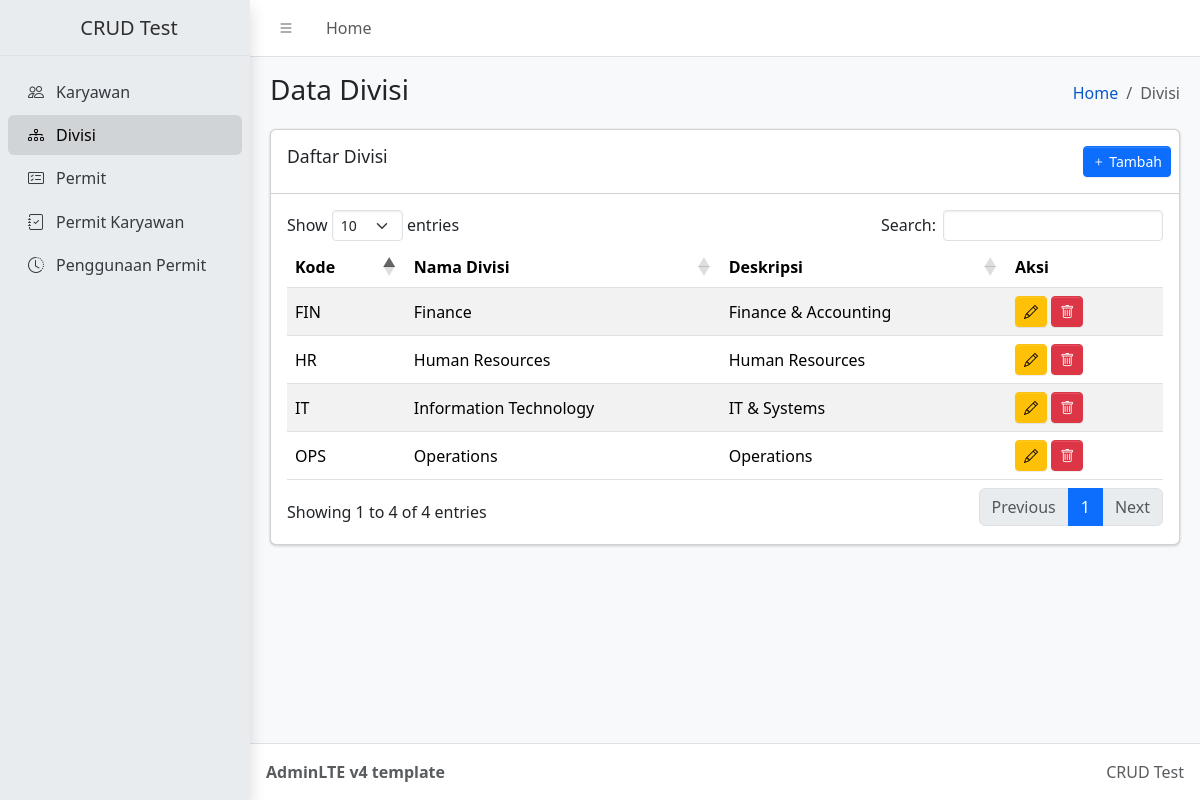
The page /view/divisi.php on the database its author committed.
### tables this page shows
CREATE TABLE `division` (
  `id` bigint(20) unsigned NOT NULL AUTO_INCREMENT,
  `division_name` varchar(100) NOT NULL,
  `divisi_code` varchar(5) DEFAULT NULL,
  `description` text,
  `created_at` timestamp NOT NULL DEFAULT CURRENT_TIMESTAMP,
  `updated_at` timestamp NOT NULL DEFAULT CURRENT_TIMESTAMP ON UPDATE CURRENT_TIMESTAMP,
  PRIMARY KEY (`id`),
  UNIQUE KEY `division_name` (`division_name`),
  UNIQUE KEY `uq_divisi_code` (`divisi_code`)
);

### controller/divisiController.php (called while the page is built, shortened)
<?php
class DivisiController
{
    private $conn;
    public function __construct($conn)
    {
        $this->conn = $conn;
    }
    public function all()
    {
        $sql = "SELECT * FROM division ORDER BY division_name ASC";
        $result = mysql_query($sql, $this->conn);
        $rows = array();
        while ($row = mysql_fetch_assoc($result)) {
            $rows[] = $row;
        }
        return $rows;
    }
}
?>

### view/divisi.php (the view, shortened to what this page needs)
<?php
require_once __DIR__ . '/../controller/divisiController.php';
$divisiController = new DivisiController($conn);
$divisions = $divisiController->all();
?>
<!doctype html>
<html lang="en" data-bs-theme="light">
  <head>
    <link rel="stylesheet" href="https://cdn.jsdelivr.net/npm/@fontsource/source-sans-3@5.3.0/index.css" media="print" onload="this.media = 'all'" />
    <link rel="stylesheet" href="https://cdn.jsdelivr.net/npm/overlayscrollbars@2.16.0/styles/overlayscrollbars.min.css" />
    <link rel="stylesheet" href="https://cdn.jsdelivr.net/npm/bootstrap-icons@1.13.1/font/bootstrap-icons.min.css" />
    <link rel="stylesheet" href="../frontend_template/admin-lte-v4.10.1/dist/css/adminlte.css" />
    <link rel="stylesheet" href="https://cdn.datatables.net/1.13.8/css/dataTables.bootstrap5.min.css" />
  </head>
  <body class="layout-fixed sidebar-expand-lg bg-body-tertiary">
    <div class="app-wrapper">
      <nav class="app-header navbar navbar-expand bg-body">
        <div class="container-fluid">
          <ul class="navbar-nav">
            <li class="nav-item">
              <a class="nav-link" data-lte-toggle="sidebar" href="#" role="button" aria-label="Toggle sidebar"><i class="bi bi-list"></i></a>
            </li>
            <li class="nav-item d-none d-md-block"><a href="home.php" class="nav-link">Home</a></li>
          </ul>
        </div>
      </nav>
      <?php include __DIR__ . '/sidebar.php'; ?>
      <main class="app-main">
        <div class="app-content-header">
          <div class="container-fluid">
            <div class="row">
              <div class="col-sm-6"><h1 class="mb-0 fs-3">Data Divisi</h1></div>
              <div class="col-sm-6">
                <nav aria-label="breadcrumb">
                  <ol class="breadcrumb float-sm-end">
                    <li class="breadcrumb-item"><a href="home.php">Home</a></li>
                    <li class="breadcrumb-item active" aria-current="page">Divisi</li>
                  </ol>
                </nav>
              </div>
            </div>
          </div>
        </div>
        <div class="app-content">
          <div class="container-fluid">
            <div class="row">
              <div class="col-12">
                <div class="card mb-4">
                  <div class="card-header">
                    <h3 class="card-title">Daftar Divisi</h3>
                    <div class="card-tools">
                      <a href="divisi_tambah.php" class="btn btn-primary btn-sm"><i class="bi bi-plus"></i> Tambah</a>
                    </div>
                  </div>
                  <div class="card-body">
                    <table id="divisiTable" class="table table-striped table-hover">
                      <thead>
                        <tr>
                          <th>Kode</th>
                          <th>Nama Divisi</th>
                          <th>Deskripsi</th>
                          <th style="width: 140px">Aksi</th>
                        </tr>
                      </thead>
                      <tbody>
                        <?php foreach ($divisions as $row) : ?>
                          <tr class="align-middle">
                            <td><?php echo htmlspecialchars(isset($row['divisi_code']) ? $row['divisi_code'] : ''); ?></td>
                            <td><?php echo htmlspecialchars($row['division_name']); ?></td>
                            <td><?php echo htmlspecialchars($row['description']); ?></td>
                            <td>
                              <a href="divisi_edit.php?id=<?php echo (int) $row['id']; ?>" class="btn btn-warning btn-sm"><i class="bi bi-pencil"></i></a>
                              <a href="divisi.php?delete=<?php echo (int) $row['id']; ?>" class="btn btn-danger btn-sm" onclick="return confirm('Hapus data ini?');"><i class="bi bi-trash"></i></a>
                            </td>
                          </tr>
                        <?php endforeach; ?>
                      </tbody>
                    </table>
                  </div>
                </div>
              </div>
            </div>
          </div>
        </div>
      </main>
      <footer class="app-footer">
        <div class="float-end d-none d-sm-inline">CRUD Test</div>
        <strong>AdminLTE v4 template</strong>
      </footer>
    </div>
  </body>
</html>

### view/sidebar.php
<?php
$_current = basename($_SERVER['PHP_SELF']);
?>
      <aside class="app-sidebar bg-body-secondary shadow" data-bs-theme="light">
        <div class="sidebar-brand">
          <a href="home.php" class="brand-link">
            <span class="brand-text fw-light">CRUD Test</span>
          </a>
        </div>
        <div class="sidebar-wrapper">
          <nav class="mt-2">
            <ul class="nav sidebar-menu flex-column" data-lte-toggle="treeview" role="navigation">
              <li class="nav-item">
                <a href="home.php" class="nav-link <?php echo ($_current === 'home.php' || $_current === 'tambah.php' || $_current === 'edit.php') ? 'active' : ''; ?>">
                  <i class="nav-icon bi bi-people"></i>
                  <p>Karyawan</p>
                </a>
              </li>
              <li class="nav-item">
                <a href="divisi.php" class="nav-link <?php echo ($_current === 'divisi.php' || $_current === 'divisi_tambah.php' || $_current === 'divisi_edit.php') ? 'active' : ''; ?>">
                  <i class="nav-icon bi bi-diagram-3"></i>
                  <p>Divisi</p>
                </a>
              </li>
              <li class="nav-item">
                <a href="permit.php" class="nav-link <?php echo ($_current === 'permit.php' || $_current === 'permit_tambah.php' || $_current === 'permit_edit.php') ? 'active' : ''; ?>">
                  <i class="nav-icon bi bi-card-checklist"></i>
                  <p>Permit</p>
                </a>
              </li>
              <li class="nav-item">
                <a href="karyawan_permit.php" class="nav-link <?php echo ($_current === 'karyawan_permit.php' || $_current === 'karyawan_permit_tambah.php' || $_current === 'karyawan_permit_edit.php' || $_current === 'karyawan_permit_pakai.php') ? 'active' : ''; ?>">
                  <i class="nav-icon bi bi-journal-check"></i>
                  <p>Permit Karyawan</p>
                </a>
              </li>
              <li class="nav-item">
                <a href="permit_usage.php" class="nav-link <?php echo ($_current === 'permit_usage.php') ? 'active' : ''; ?>">
                  <i class="nav-icon bi bi-clock-history"></i>
                  <p>Penggunaan Permit</p>
                </a>
              </li>
            </ul>
          </nav>
        </div>
      </aside>

### rows shown on the page
division: divisi_code "FIN", division_name "Finance", description "Finance & Accounting"
division: divisi_code "HR", division_name "Human Resources", description "Human Resources"
division: divisi_code "IT", division_name "Information Technology", description "IT & Systems"
division: divisi_code "OPS", division_name "Operations", description "Operations"
